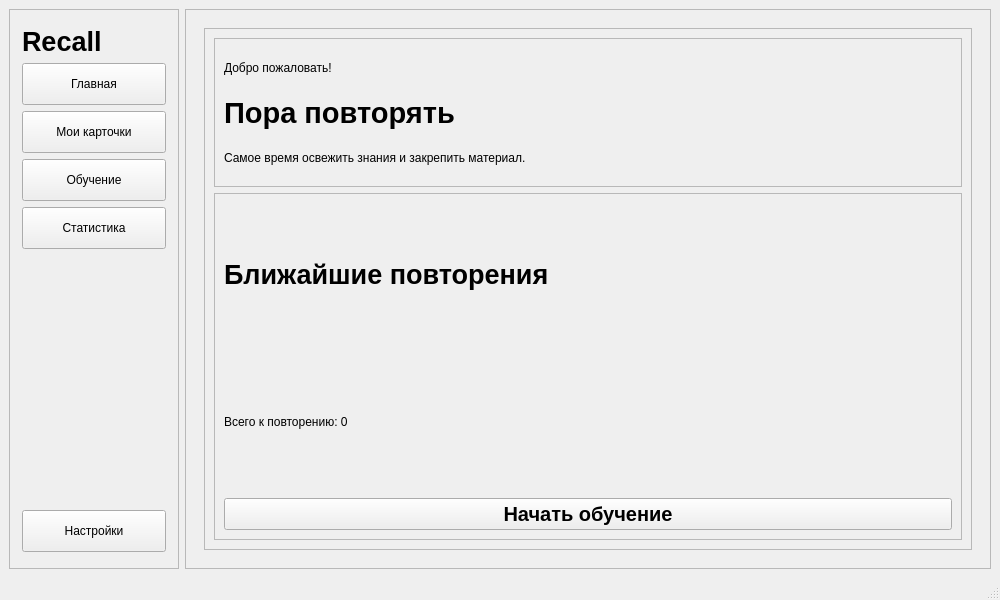
<?xml version="1.0" encoding="UTF-8"?>
<ui version="4.0">
 <class>MainWindow</class>
 <widget class="QMainWindow" name="MainWindow">
  <property name="geometry">
   <rect>
    <x>0</x>
    <y>0</y>
    <width>1000</width>
    <height>600</height>
   </rect>
  </property>
  <property name="minimumSize">
   <size>
    <width>900</width>
    <height>550</height>
   </size>
  </property>
  <property name="windowTitle">
   <string>Recall</string>
  </property>
  <widget class="QWidget" name="centralwidget">
   <layout class="QHBoxLayout" name="horizontalLayout_2">
    <item>
     <layout class="QHBoxLayout" name="horizontalLayout" stretch="0,1">
      <item>
       <widget class="QFrame" name="sidePanel">
        <property name="sizePolicy">
         <sizepolicy hsizetype="Preferred" vsizetype="Expanding">
          <horstretch>0</horstretch>
          <verstretch>0</verstretch>
         </sizepolicy>
        </property>
        <property name="minimumSize">
         <size>
          <width>170</width>
          <height>0</height>
         </size>
        </property>
        <property name="maximumSize">
         <size>
          <width>210</width>
          <height>16777215</height>
         </size>
        </property>
        <property name="frameShape">
         <enum>QFrame::Shape::StyledPanel</enum>
        </property>
        <property name="frameShadow">
         <enum>QFrame::Shadow::Raised</enum>
        </property>
        <layout class="QVBoxLayout" name="verticalLayout">
         <property name="leftMargin">
          <number>12</number>
         </property>
         <property name="topMargin">
          <number>16</number>
         </property>
         <property name="rightMargin">
          <number>12</number>
         </property>
         <property name="bottomMargin">
          <number>16</number>
         </property>
         <item>
          <widget class="QLabel" name="logoLabel">
           <property name="minimumSize">
            <size>
             <width>55</width>
             <height>0</height>
            </size>
           </property>
           <property name="font">
            <font>
             <pointsize>20</pointsize>
             <italic>false</italic>
             <bold>true</bold>
             <underline>false</underline>
             <strikeout>false</strikeout>
            </font>
           </property>
           <property name="text">
            <string>Recall</string>
           </property>
           <property name="wordWrap">
            <bool>false</bool>
           </property>
          </widget>
         </item>
         <item>
          <widget class="QPushButton" name="homeButton">
           <property name="sizePolicy">
            <sizepolicy hsizetype="Expanding" vsizetype="Fixed">
             <horstretch>0</horstretch>
             <verstretch>0</verstretch>
            </sizepolicy>
           </property>
           <property name="minimumSize">
            <size>
             <width>0</width>
             <height>42</height>
            </size>
           </property>
           <property name="maximumSize">
            <size>
             <width>16777215</width>
             <height>42</height>
            </size>
           </property>
           <property name="text">
            <string>Главная</string>
           </property>
          </widget>
         </item>
         <item>
          <widget class="QPushButton" name="cardsButton">
           <property name="sizePolicy">
            <sizepolicy hsizetype="Expanding" vsizetype="Fixed">
             <horstretch>0</horstretch>
             <verstretch>0</verstretch>
            </sizepolicy>
           </property>
           <property name="minimumSize">
            <size>
             <width>0</width>
             <height>42</height>
            </size>
           </property>
           <property name="maximumSize">
            <size>
             <width>16777215</width>
             <height>42</height>
            </size>
           </property>
           <property name="text">
            <string>Мои карточки</string>
           </property>
          </widget>
         </item>
         <item>
          <widget class="QPushButton" name="studyButton">
           <property name="sizePolicy">
            <sizepolicy hsizetype="Expanding" vsizetype="Fixed">
             <horstretch>0</horstretch>
             <verstretch>0</verstretch>
            </sizepolicy>
           </property>
           <property name="minimumSize">
            <size>
             <width>0</width>
             <height>42</height>
            </size>
           </property>
           <property name="maximumSize">
            <size>
             <width>16777215</width>
             <height>42</height>
            </size>
           </property>
           <property name="text">
            <string>Обучение</string>
           </property>
          </widget>
         </item>
         <item>
          <widget class="QPushButton" name="statsButton">
           <property name="sizePolicy">
            <sizepolicy hsizetype="Expanding" vsizetype="Fixed">
             <horstretch>0</horstretch>
             <verstretch>0</verstretch>
            </sizepolicy>
           </property>
           <property name="minimumSize">
            <size>
             <width>0</width>
             <height>42</height>
            </size>
           </property>
           <property name="maximumSize">
            <size>
             <width>16777215</width>
             <height>42</height>
            </size>
           </property>
           <property name="text">
            <string>Статистика</string>
           </property>
          </widget>
         </item>
         <item>
          <spacer name="verticalSpacer">
           <property name="orientation">
            <enum>Qt::Orientation::Vertical</enum>
           </property>
           <property name="sizeHint" stdset="0">
            <size>
             <width>20</width>
             <height>40</height>
            </size>
           </property>
          </spacer>
         </item>
         <item>
          <widget class="QPushButton" name="settingsButton">
           <property name="sizePolicy">
            <sizepolicy hsizetype="Expanding" vsizetype="Fixed">
             <horstretch>0</horstretch>
             <verstretch>0</verstretch>
            </sizepolicy>
           </property>
           <property name="minimumSize">
            <size>
             <width>0</width>
             <height>42</height>
            </size>
           </property>
           <property name="maximumSize">
            <size>
             <width>16777215</width>
             <height>42</height>
            </size>
           </property>
           <property name="text">
            <string>Настройки</string>
           </property>
          </widget>
         </item>
        </layout>
       </widget>
      </item>
      <item>
       <widget class="QFrame" name="main_area">
        <property name="sizePolicy">
         <sizepolicy hsizetype="Expanding" vsizetype="Expanding">
          <horstretch>0</horstretch>
          <verstretch>0</verstretch>
         </sizepolicy>
        </property>
        <property name="frameShape">
         <enum>QFrame::Shape::StyledPanel</enum>
        </property>
        <property name="frameShadow">
         <enum>QFrame::Shadow::Raised</enum>
        </property>
        <layout class="QVBoxLayout" name="verticalLayout_2" stretch="0">
         <item>
          <widget class="QStackedWidget" name="stackedWidget">
           <property name="currentIndex">
            <number>0</number>
           </property>
           <widget class="QWidget" name="page_1">
            <layout class="QVBoxLayout" name="verticalLayout_6">
             <item>
              <widget class="QFrame" name="contentFrame">
               <property name="sizePolicy">
                <sizepolicy hsizetype="Expanding" vsizetype="Expanding">
                 <horstretch>0</horstretch>
                 <verstretch>0</verstretch>
                </sizepolicy>
               </property>
               <property name="frameShape">
                <enum>QFrame::Shape::StyledPanel</enum>
               </property>
               <property name="frameShadow">
                <enum>QFrame::Shadow::Raised</enum>
               </property>
               <layout class="QVBoxLayout" name="verticalLayout_3" stretch="3,7">
                <item>
                 <widget class="QFrame" name="welcomeFrame">
                  <property name="sizePolicy">
                   <sizepolicy hsizetype="Expanding" vsizetype="Expanding">
                    <horstretch>0</horstretch>
                    <verstretch>0</verstretch>
                   </sizepolicy>
                  </property>
                  <property name="frameShape">
                   <enum>QFrame::Shape::StyledPanel</enum>
                  </property>
                  <property name="frameShadow">
                   <enum>QFrame::Shadow::Raised</enum>
                  </property>
                  <layout class="QVBoxLayout" name="verticalLayout_4">
                   <item>
                    <widget class="QLabel" name="welcomeLabel">
                     <property name="text">
                      <string>Добро пожаловать!</string>
                     </property>
                    </widget>
                   </item>
                   <item>
                    <widget class="QLabel" name="welcomeTitle">
                     <property name="font">
                      <font>
                       <pointsize>22</pointsize>
                       <bold>true</bold>
                      </font>
                     </property>
                     <property name="text">
                      <string>Пора повторять</string>
                     </property>
                    </widget>
                   </item>
                   <item>
                    <widget class="QLabel" name="welcomeDescription">
                     <property name="text">
                      <string>Самое время освежить знания и закрепить материал.</string>
                     </property>
                    </widget>
                   </item>
                  </layout>
                 </widget>
                </item>
                <item>
                 <widget class="QFrame" name="reviewsFrame">
                  <property name="sizePolicy">
                   <sizepolicy hsizetype="Expanding" vsizetype="Expanding">
                    <horstretch>0</horstretch>
                    <verstretch>0</verstretch>
                   </sizepolicy>
                  </property>
                  <property name="frameShape">
                   <enum>QFrame::Shape::StyledPanel</enum>
                  </property>
                  <property name="frameShadow">
                   <enum>QFrame::Shadow::Raised</enum>
                  </property>
                  <layout class="QVBoxLayout" name="verticalLayout_5">
                   <item>
                    <widget class="QLabel" name="reviewsTitle">
                     <property name="font">
                      <font>
                       <pointsize>20</pointsize>
                       <italic>false</italic>
                       <bold>true</bold>
                      </font>
                     </property>
                     <property name="text">
                      <string>Ближайшие повторения</string>
                     </property>
                    </widget>
                   </item>
                   <item>
                    <widget class="QLabel" name="label">
                     <property name="text">
                      <string>Всего к повторению: 0</string>
                     </property>
                    </widget>
                   </item>
                   <item>
                    <widget class="QPushButton" name="startStudyButton">
                     <property name="font">
                      <font>
                       <pointsize>15</pointsize>
                       <bold>true</bold>
                      </font>
                     </property>
                     <property name="text">
                      <string>Начать обучение</string>
                     </property>
                    </widget>
                   </item>
                  </layout>
                 </widget>
                </item>
               </layout>
              </widget>
             </item>
            </layout>
           </widget>
          </widget>
         </item>
        </layout>
       </widget>
      </item>
     </layout>
    </item>
   </layout>
  </widget>
  <widget class="QMenuBar" name="menubar">
   <property name="geometry">
    <rect>
     <x>0</x>
     <y>0</y>
     <width>1000</width>
     <height>22</height>
    </rect>
   </property>
  </widget>
  <widget class="QStatusBar" name="statusbar"/>
 </widget>
 <resources/>
 <connections/>
</ui>
